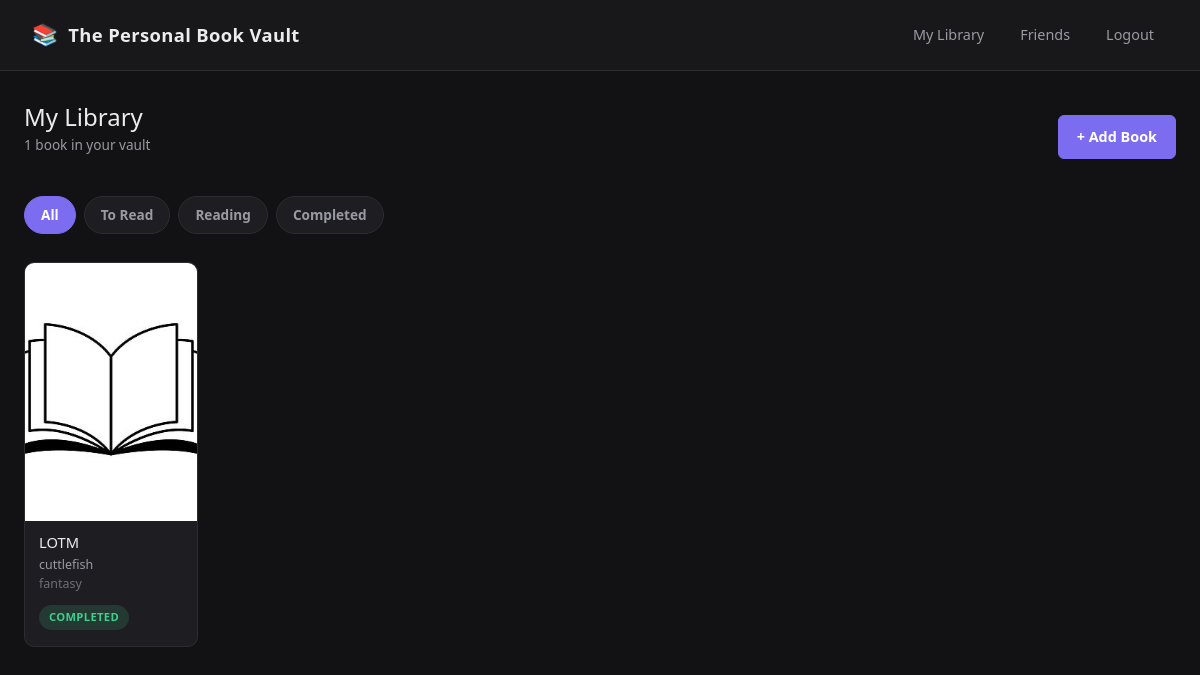
The page /home (signed in) on the database as committed earlier.
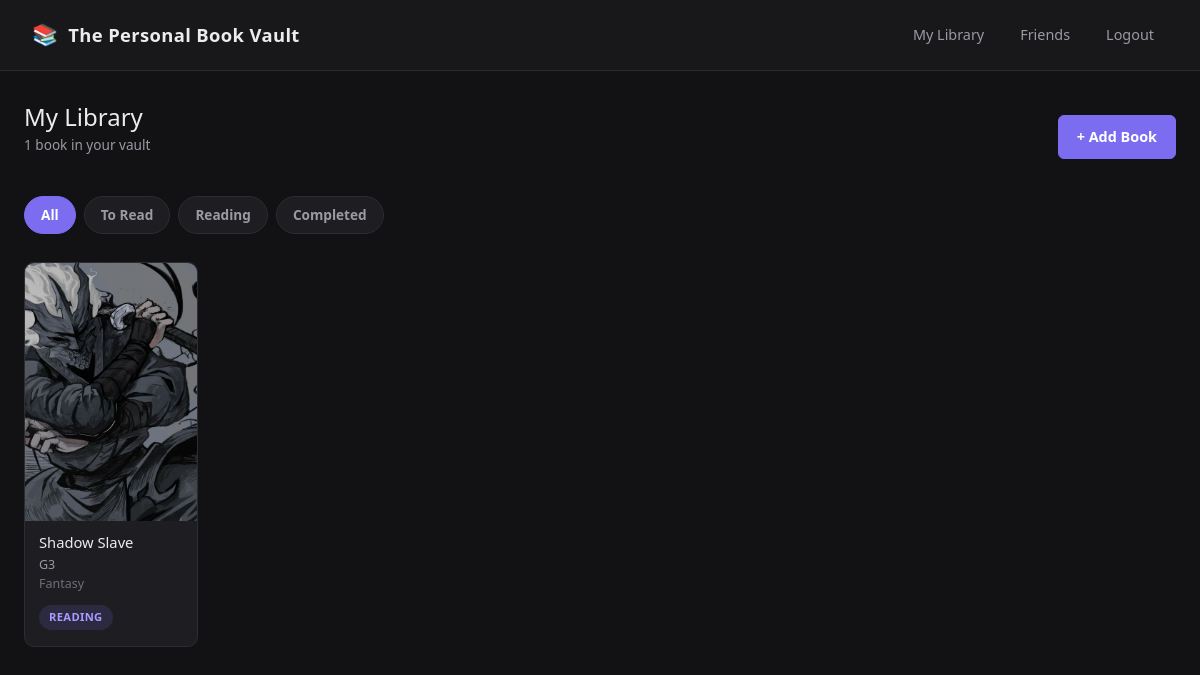
The same page on the database as committed later.
### books/models_books.py (models this page shows)
class UserBook(db.Model):
    __tablename__='userbook'
    id=db.Column(db.Integer,primary_key=True)
    user_id=db.Column(db.Integer,db.ForeignKey('user.id'),nullable=False)
    book_id=db.Column(db.Integer,db.ForeignKey('books.book_id'),nullable=False)
    status=db.Column(db.String(200),nullable=False)
    review=db.Column(db.Text,nullable=True)
    rating=db.Column(db.Integer,nullable=True)
    added_at=db.Column(db.DateTime(timezone=True),
        default=lambda: datetime.now(timezone.utc),
        nullable=False)
    user = db.relationship(
        "User",
        back_populates="user_books"
    )
    book = db.relationship(
        "Books",
        back_populates="user_books"
    )

class Books(db.Model):
    __tablename__='books'
    book_id=db.Column(db.Integer,primary_key=True)
    author=db.Column(db.String(200),nullable=False)
    title=db.Column(db.String(200),nullable=False)
    genre=db.Column(db.String(200))
    cover_image = db.Column(db.String(255))
    user_books = db.relationship(
        "UserBook",
        back_populates="book",
        cascade="all, delete-orphan"
    )
    reading_sessions = db.relationship(
        "ReadingSession",
        back_populates="book"
    )

### books/routes_books.py (the view, shortened to what this page needs)
@books_bp.route("/home", methods=["GET", "POST"])
@login_required
def home():
    if request.method == "GET":
        status_filter = request.args.get("status")
        query = UserBook.query.filter_by(user_id=current_user.id)
        if status_filter in ALLOWED_STATUSES:
            query = query.filter_by(status=status_filter)
        books = query.all()
        return render_template(
            "home_page.html",
            books=books,
            active_status=status_filter,
            statuses=sorted(ALLOWED_STATUSES),
        )

### app.py (called while the page is built)
def create_app():
    app =Flask(__name__,template_folder='templates',static_folder='static',static_url_path='/')
    app.config['SQLALCHEMY_DATABASE_URI']='sqlite:///database.db'
    db.init_app(app)
    migrate.init_app(app,db)
    bcrypt.init_app(app)
    login_manager.init_app(app)
    app.secret_key=os.getenv('key')
    app.config['SESSION_TYPE']='sqlalchemy'
    app.config['SESSION_SQLALCHEMY']=db
    Session(app)
    @login_manager.user_loader
    def load_user(id):
        return User.query.get(id)
    app.register_blueprint(auth_bp)
    app.register_blueprint(friends_bp)
    app.register_blueprint(books_bp)
    return app

### books/templates/home_page.html (shortened to what this page needs)
{% extends "base.html" %}
{% block body %}
<div class="page-container">
    <div class="dashboard-header">
        <div>
            <h1>My Library</h1>
            <p class="subtitle">{{ books|length }} book{{ 's' if books|length != 1 else '' }} in your vault</p>
        </div>
        <button type="button" class="btn btn-primary" data-bs-toggle="modal" data-bs-target="#addBookModal">
            + Add Book
        </button>
    </div>
    <div class="status-tabs">
        <a href="{{ url_for('books.home') }}" class="{{ 'active' if not active_status else '' }}">All</a>
        <a href="{{ url_for('books.home', status='To Read') }}" class="{{ 'active' if active_status == 'To Read' else '' }}">To Read</a>
        <a href="{{ url_for('books.home', status='Reading') }}" class="{{ 'active' if active_status == 'Reading' else '' }}">Reading</a>
        <a href="{{ url_for('books.home', status='Completed') }}" class="{{ 'active' if active_status == 'Completed' else '' }}">Completed</a>
    </div>
    {% if books %}
        <div class="book-grid">
            {% for book in books %}
                {% include "components/book_card.html" with context %}
            {% endfor %}
        </div>
    {% endif %}
</div>
{% endblock %}

### templates/components/book_card.html
<div class="book-card">
    <a href="{{ url_for('books.book_detail', book_id=book.book.book_id) }}">
        <div class="cover">
            {% if book.book.cover_image %}
                <img
                    src="{{ url_for('static', filename='covers/' + book.book.cover_image) }}"
                    alt="Cover of {{ book.book.title }}"
                    loading="lazy">
            {% else %}
                <img
                    src="{{ url_for('static', filename='covers/default_book.png') }}"
                    alt="No cover available for {{ book.book.title }}"
                    loading="lazy">
            {% endif %}
        </div>
    </a>
    <div class="book-info">
        <a href="{{ url_for('books.book_detail', book_id=book.book.book_id) }}">
            <h3>{{ book.book.title }}</h3>
        </a>
        <p>{{ book.book.author }}</p>
        {% if book.book.genre %}
            <p class="genre">{{ book.book.genre }}</p>
        {% endif %}
        <span class="status {{ book.status|lower|replace(' ', '-') }}">
            {{ book.status }}
        </span>
    </div>
</div>

Rows that differ between the two databases and show on the page:
removed UserBook: book "LOTM", book.author "cuttlefish", book.genre "fantasy", status "COMPLETED"
added UserBook: cover_image (picture), book "Shadow Slave", book.author "G3", book.genre "Fantasy", status "READING"
